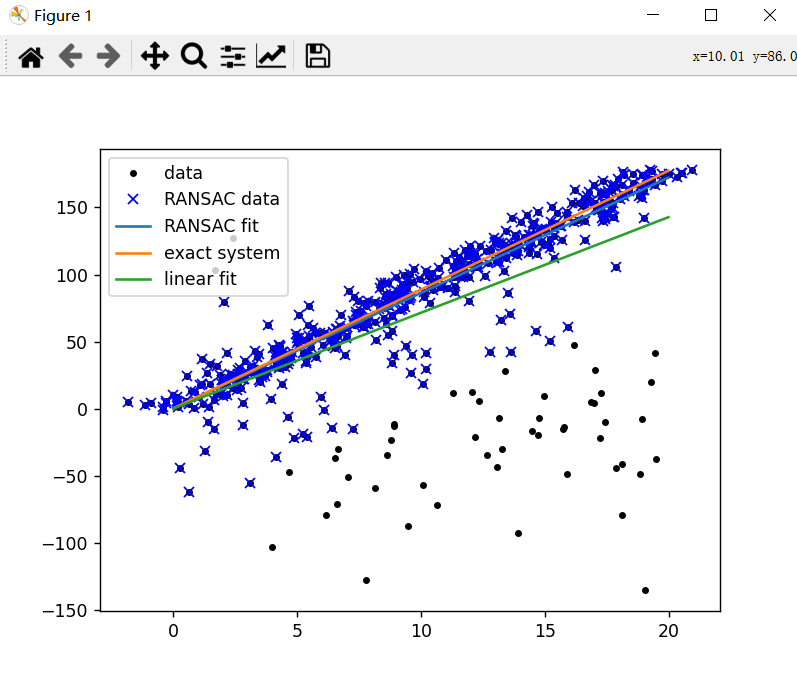

Here is the Python script that generated this plot:
import numpy as np
import scipy as sp
import scipy.linalg as sl


def ransac(data, model, n, k, t, d, debug=False, return_all=False):
    """
    输入:
        data - 样本点
        model - 假设模型:事先自己确定
        n - 生成模型所需的最少样本点  50
        k - 最大迭代次数  1000
        t - 阈值:作为判断点满足模型的条件  7e3
        d - 拟合较好时,需要的样本点最少的个数,当做阈值看待  300
    输出:
        bestfit - 最优拟合解（返回nil,如果未找到）

    iterations = 0
    bestfit = nil #后面更新
    besterr = something really large #后期更新besterr = thiserr
    while iterations < k
    {
        maybeinliers = 从样本中随机选取n个,不一定全是局内点,甚至全部为局外点
        maybemodel = n个maybeinliers 拟合出来的可能符合要求的模型
        alsoinliers = emptyset #满足误差要求的样本点,开始置空
        for (每一个不是maybeinliers的样本点)
        {
            if 满足maybemodel即error < t
                将点加入alsoinliers
        }
        if (alsoinliers样本点数目 > d)
        {
            %有了较好的模型,测试模型符合度
            bettermodel = 利用所有的maybeinliers 和 alsoinliers 重新生成更好的模型
            thiserr = 所有的maybeinliers 和 alsoinliers 样本点的误差度量
            if thiserr < besterr
            {
                bestfit = bettermodel
                besterr = thiserr
            }
        }
        iterations++
    }
    return bestfit
    """
    iterations = 0  # 迭代计数
    bestfit = None  # 最佳匹配
    besterr = np.inf  # 最佳误差,设置默认值  特殊值-它表示无穷大。
    best_inlier_idxs = None  # 最佳内群的idxs
    while iterations < k:  #  k最大迭代次数
        '''
        1.在数据中随机选择一些点设定为内群
        在每次迭代中，进行随机分区并选择数据点：
           使用了`random_partition`函数来对数据进行随机分区。这个函数接受两个参数：`n`表示数据点的总数，`data.shape[0]`表示数据的维度。
                                            这个函数会返回两个列表：`maybe_idxs`(n=50)和`test_idxs`(500-50)，分别表示可能的内群索引和测试点索引。
           具体来说，`random_partition`函数会随机选择一部分数据点作为可能的内群，然后将剩余的数据点作为测试点。在每次迭代中，这些随机选择的索引会被重新生成，
                                            以确保每次迭代都使用不同的数据点进行拟合和测试。
           通过使用随机分区，可以在每次迭代中使用不同的数据点来训练和测试模型，从而提高算法的鲁棒性和泛化能力。
        '''
        # 随机选取 50个内群点索引 [150 410 485 ...]  450个离群点索引 [272 190 104 ...]
        maybe_idxs, test_idxs = random_partition(n, data.shape[0])  # 可能的内群索引和测试点索引
        print('test_idxs = ', test_idxs)
        maybe_inliers = data[maybe_idxs, :]  # 获取size(maybe_idxs)行数据(Xi,Yi)  50个内群点 [[ 1.35171458e+01  1.20891452e+02], [ 1.49500689e+01  1.22343406e+02], [ 5.42782452e+00  4.12638319e+01]...]
        test_points = data[test_idxs]  # 若干行(Xi,Yi)数据点  450个离群点 (500,2) [[ 8.79899064e+00 -2.32684054e+01], [ 1.39586115e+01  1.22994147e+02], [ 1.26526117e+01 -3.44334034e+01]...]
        '''
        2.计算适合内群的模型   maybemodel -> [[7.27365696]]
        使用模型对象`model`对可能的内群数据`maybe_inliers`进行拟合，得到一个新的模型对象`maybemodel`。
        通过拟合可能的内群数据，可以得到一个更准确的模型，然后可以使用这个模型来预测其他数据点的值，或者进行其他相关的分析和处理。
        '''
        maybemodel = model.fit(maybe_inliers)  # 拟合模型
        '''
        3.把其他刚才没选到的点带入到刚才建立的模型中，计算是否为内群。 test_err -> (450,)  [7.61592111e+03 4.60703077e+02 1.59931839e+04 ...]
        计算模型在测试点上的误差。其中，`model`是模型对象，`test_points`是测试点的数据，`maybe_model`是可能的模型。
        `get_error`是模型对象的一个方法，用于计算模型在给定数据上的误差。通过计算模型在测试点上的误差，可以评估模型的性能和精度，
                                     并根据误差的大小来调整模型的参数或选择更适合的模型。
        '''
        test_err = model.get_error(test_points, maybemodel)  # 计算误差:平方和最小
        print('test_err = ', test_err < t)
        ''' 
        `also_idxs = test_idxs[test_err < t]`的意思是，将测试误差小于阈值`t`的测试点索引存储在变量`also_idxs`中。
         这意味着，这些测试点的误差较小，因此可能更适合用于进一步的分析和处理。
         目的是筛选出误差较小的测试点，以便进一步分析这些点的特征，或者用于模型的改进和优化。 also_idxs -> (423,) [190 385 223 ...]
        '''
        also_idxs = test_idxs[test_err < t]
        print('also_idxs = ', also_idxs)
        '''
        从数据矩阵`data`中选择索引为`also_idxs`的行，并将这些行存储在新的矩阵`also_inliers`中。
        具体来说，`data`是一个二维矩阵，它包含了所有的数据点。`also_idxs`是一个一维数组，它包含了测试误差小于阈值`t`的测试点的索引。
        通过使用索引`also_idxs`，代码从`data`中选择了对应的行，并将这些行存储在新的矩阵`also_inliers`中。  
        目的是从原始数据中选择符合条件的测试点，并将这些测试点的行数据存储在`also_inliers`中，以便进行进一步的分析和处理。
        also_inliers -> (413,2) [[ 1.39586115e+01  1.22994147e+02], [ 5.26324827e+00  5.10124649e+01], [ 6.38467532e+00  5.06180268e+01]...]
        '''
        also_inliers = data[also_idxs, :]
        if debug:
            print('test_err.min()', test_err.min())  # 0.007502442446006568
            print('test_err.max()', test_err.max())  # 74936.76344055624
            print('numpy.mean(test_err)', numpy.mean(test_err))
            print('iteration %d:len(alsoinliers) = %d' % (iterations, len(also_inliers)))  # 0  413
        # if len(also_inliers > d):
        print('d = ', d)
        '''
        4. 记下内群数量  
        '''
        if (len(also_inliers) > d):  # 在>d的情况下才进入比较的队列  413 > 300
            '''
            将矩阵maybe_inliers和also_inliers沿着行方向进行连接，得到一个新的矩阵betterdata。连接后的矩阵betterdata的行数是两个原始矩阵的行数之和，列数与原始矩阵的列数相同。
            betterdata -> (463,2) [[ 1.35171458e+01  1.20891452e+02], [ 1.49500689e+01  1.22343406e+02], [ 5.42782452e+00  4.12638319e+01] ...]
            '''
            betterdata = np.concatenate((maybe_inliers, also_inliers))  # 样本连接  内群点 =  50个内群点 + 450个离群点中误差<阈值t的离群点

            '''
            一次比较不错的结果, 重新计算 最佳模型和最佳误差 
            bettermodel -> [[8.31612951]]  better_errs -> (463,2)[7.19293434e+01 3.93349098e+00 1.50129888e+01 ...] 
            '''
            bettermodel = model.fit(betterdata)
            better_errs = model.get_error(betterdata, bettermodel)

            '''
            6. 比较那次计算中内群数量最多，内群数量最多的那次所建的模型就是我们所要求的解
            计算新的误差值`thiserr`，它是连接后的更好数据`betterdata`的误差的平均值。
            具体来说，`np.mean(better_errs)`表示使用`numpy`库中的`mean`函数计算更好数据`betterdata`的误差值`better_errs`的平均值，并将结果赋值给变量`thiserr`。
            '''
            thiserr = np.mean(better_errs)  # 平均误差作为新的误差   float64 742.1489530861047   besterr float inf
            if thiserr < besterr:
                bestfit = bettermodel  # [[8.31612951]]
                besterr = thiserr  # 742.1489530861047
                # 最佳匹配时的 内群点的个数  （463，2） [150 410 485 ...]
                best_inlier_idxs = np.concatenate((maybe_idxs, also_idxs))  # 更新局内点,将新点加入
        iterations += 1
    if bestfit is None:
        raise ValueError("did't meet fit acceptance criteria")
    if return_all:
        return bestfit, {'inliers': best_inlier_idxs}
    else:
        return bestfit


def random_partition(n, n_data):
    """return n random rows of data and the other len(data) - n rows"""
    all_idxs = np.arange(n_data)  # 获取n_data下标索引
    np.random.shuffle(all_idxs)  # 打乱下标索引
    idxs1 = all_idxs[:n]
    idxs2 = all_idxs[n:]
    return idxs1, idxs2


''' 最小二乘法'''
class LinearLeastSquareModel:
    # 最小二乘求线性解,用于RANSAC的输入模型
    def __init__(self, input_columns, output_columns, debug=False):
        self.input_columns = input_columns
        self.output_columns = output_columns
        self.debug = debug

    '''
    函数来执行线性最小二乘拟合。这个函数可以找到一个最佳的线性模型
    x->返回最小平方和向量(在线性方程中代表自变量x的变化率), resids->残差, rank->矩阵的秩, s->均方误差 残差的平方和的平均值。
    '''
    def fit(self, data):
        # np.vstack按垂直方向（行顺序）堆叠数组构成一个新的数组
        A = np.vstack([data[:, i] for i in self.input_columns]).T  # 第一列Xi-->行Xi    按垂直方向（行顺序）堆叠数组构成一个新的数组
        B = np.vstack([data[:, i] for i in self.output_columns]).T  # 第二列Yi-->行Yi   按水平方向（列顺序）堆叠数组构成一个新的数组
        # （A,B）将输入数据和输出数据按行堆叠，形成一个二维数组A和B，以便进行最小二乘法拟合
        x, resids, rank, s = sl.lstsq(A, B)  # residues:残差和
        return x  # 返回最小平方和向量

    '''
    接受两个参数`data`和`model`，并返回一个新的数组`err_per_point`。
    首先，代码使用列表推导式将输入数据`data`按照输入列`self.input_columns`和输出列`self.output_columns`进行分割，
    然后使用`np.vstack`函数将分割后的输入数据按行堆叠，形成一个新的数组`A`。接着，使用`np.vstack`函数将分割后的输出数据按行堆叠，形成一个新的数组`B`。
    然后，代码调用`sp.dot`函数对输入数组`A`和模型`model`进行矩阵乘法，得到计算的输出值`B_fit`。
    最后，代码使用`np.sum`函数计算每个数据点的误差平方和，并将结果存储在`err_per_point`数组中。该数组的维度与输入数据`data`的维度相同，其中每个元素表示对应数据点的误差平方和。
    通过返回`err_per_point`数组，可以进一步分析拟合结果，评估模型的精度和适用性。在实际应用中，误差平方和可以用于评估模型在不同数据点上的拟合效果，以及与其他模型进行比较。
    '''
    def get_error(self, data, model):
        A = np.vstack([data[:, i] for i in self.input_columns]).T  # 第一列Xi-->行Xi
        B = np.vstack([data[:, i] for i in self.output_columns]).T  # 第二列Yi-->行Yi
        B_fit = sp.dot(A, model)  # 计算的y值,B_fit = model.k*A + model.b
        err_per_point = np.sum((B - B_fit) ** 2, axis=1)  # sum squared error per row
        return err_per_point


def test():
    # 生成理想数据
    n_samples = 500  # 样本个数
    n_inputs = 1  # 输入变量个数
    n_outputs = 1  # 输出变量个数
    '''
    A_exact:  变量x 
        `random.random()` 函数来生成一个形状为 (n_samples, n_inputs) 的二维数组，其中每个元素的值都是在 0 到 1 之间均匀分布的随机浮点数。                  
                  因此，`A_exact = 20 * np.random.random((n_samples, n_inputs))` 会将生成的二维数组中的每个元素都乘以 20，得到一个新的二维数组 `A_exact`。
                  其中每个元素的值都是在 0 到 20 之间均匀分布的随机浮点数。
         np.random.random((n, m))
                  其中，n和m是整数，表示生成的随机数数组的行数和列数。这个函数返回一个由随机数组成的二维数组，其中每个随机数的取值范围在 0 到 1 之间，均匀分布。
    A_exact -> shape=(500,1) [[5.95710282e+00], [1.09638407e+01], [1.39324451e+01],...]   
    '''
    A_exact = 20 * np.random.random((n_samples, n_inputs))  # 随机生成0-20之间的500个数据:行向量

    '''
    perfect_fit: 斜率k 
        `random.normal()` 函数来生成一个形状为 (n_inputs, n_outputs) 的二维数组，其中 n_inputs 和 n_outputs 是输入特征和输出特征的数量。
                  因此，`perfect_fit = 60 * np.random.normal( size = (n_inputs, n_outputs) )` 会将生成的二维数组中的每个元素都乘以 60，
                  其中每个元素的值都是在 0 到 60 之间均匀分布(每个元素都是一个服从均值为 0，标准差为 1 的正态分布的)的随机浮点数。
        `np.random.normal()`用于生成一个服从正态分布的随机数数组。正态分布也称为高斯分布，是一种常见的概率分布模型，其特征是中心对称，平均值为 0，标准差为 1。
            函数的语法如下：np.random.normal(mean, std, size) :
            其中，`mean`表示平均值，`std`表示标准差，`size`表示返回的随机数数组的大小。如果`size`为一个整数，则返回一个一维数组；如果`size`为一个元组，则返回一个多维数组。
    perfect_fit -> shape=(1,1) [[8.87969873]]   
    '''
    perfect_fit = 60 * np.random.normal(size=(n_inputs, n_outputs))  # 随机线性度，即随机生成一个斜率
    '''
    假设数学模型为线性回归模型，根据随机生成的变量x(A_exact)和随机生成的"均匀分布"的斜率k(perfect_fit)计算得到y的值(B_exact)
    B_exact: 变量y = k * x 
      A_exact = 500 X 1   perfect_fit = 1 X 1   =》  B_exact = 500 X 1
    B_exact -> shape=(500,1) [[5.28972783e+01], [9.73556025e+01], [1.23715915e+02], ...]
    '''
    B_exact = sp.dot(A_exact, perfect_fit)  # y = x * k

    '''
    加入高斯噪声,最小二乘能很好的处理 生成所有的点（A_noisy, B_noisy）
    A_noisy -> （500，1）[[ 6.45044495e+00], [ 1.16991225e+01], [ 1.41763188e+01]...]
    B_noisy ->  (500,1) [[ 53.36293024], [ 97.86555685], [122.98980501]...]
    '''
    A_noisy = A_exact + np.random.normal(size=A_exact.shape)  # 500 * 1行向量,代表Xi
    B_noisy = B_exact + np.random.normal(size=B_exact.shape)  # 500 * 1行向量,代表Yi

    if 1:
        # 添加"局外点"  100个离群数据 （Xi,Yi）
        n_outliers = 100
        '''
        arange()函数的语法为np.arange(start, stop, step)，其中start表示起始值，stop表示结束值，step表示步长。如果没有指定step，则默认步长为1。
        生成一个从0到A_noisy.shape[0] - 1的整数序列，即从0到A_noisy的行数减1。
        '''
        all_idxs = np.arange(A_noisy.shape[0])  # 获取索引0-499
        '''random.shuffle()函数的语法为np.random.shuffle(x)，其中x是要进行随机重排的数组。'''
        np.random.shuffle(all_idxs)  # 将all_idxs打乱   [0 1 2 ...]-> [379 406 220 ...]
        outlier_idxs = all_idxs[:n_outliers]  # 100个0-500的随机局外点  [379 406 220 ...
        '''
        `np.random.random((n_samples, n_inputs))` 会返回一个形状为 (n_samples, n_inputs) 的二维数组，其中每个元素的值都是在 0 到 1 之间均匀分布的随机浮点数。
        `np.random.normal()`用于生成一个服从正态分布的随机数数组。正态分布也称为高斯分布，是一种常见的概率分布模型，其特征是中心对称，平均值为 0，标准差为 1。
        从500个点中取100个点加入噪声（Xi，Yi）
        A_noisy[outlier_idxs] -> (500,1) [[ 6.45044495e+00], [ 1.16991225e+01], [ 1.57308118e+01]...]
        B_noisy[outlier_idxs] -> (500,1) [[  53.36293024], [  97.86555685], [ -15.45516165]...]
        '''
        A_noisy[outlier_idxs] = 20 * np.random.random((n_outliers, n_inputs))  # 加入噪声和局外点的Xi
        B_noisy[outlier_idxs] = 50 * np.random.normal(size=(n_outliers, n_outputs))  # 加入噪声和局外点的Yi

    # setup model （Xi,Yi）
    '''
    np.hstack()是一个用于在水平方向上连接数组的函数。它将多个数组在水平方向上连接在一起，生成一个新的数组。
    生成所有点500（其中100个设置为离群点）
    all_data -> (500,2) [[ 6.45044495e+00  5.33629302e+01], [ 1.16991225e+01  9.78655569e+01], [ 1.57308118e+01 -1.54551616e+01], ...]
    '''
    all_data = np.hstack((A_noisy, B_noisy))  # 形式([Xi,Yi]....) shape:(500,2)500行2列
    input_columns = range(n_inputs)  # 数组的第一列x:0    range(0,1)
    output_columns = [n_inputs + i for i in range(n_outputs)]  # 数组最后一列y:1   [1]
    debug = False

    # 最小二乘法 算法
    '''
    实例化了一个`LinearLeastSquareModel`类(自定义)，用于实现线性最小二乘回归模型的。根据代码，这个类的实例化过程需要三个参数：
        1. `input_columns`：输入特征的列数。
        2. `output_columns`：输出特征的列数。
        3. `debug`：一个布尔值，用于控制是否启用调试模式。
    model ->  <__main__.LinearLeastSquareModel object at 0x000002B9B8440040>    
    '''
    model = LinearLeastSquareModel(input_columns, output_columns, debug=debug)  # 类的实例化:用最小二乘生成已知模型
    '''
    `linalg.lstsq()` 函数来执行线性最小二乘拟合。这个函数可以找到一个最佳的线性模型，使得模型的预测值与目标值之间的差异最小。
        原型为sp.linalg.lstsq(a, b, rcond='warn')，其中a为系数矩阵的二维数组，b为代表因变量的一维或二维数组，rcond为在计算广义逆矩阵时使用的奇异值截断值。
                            默认情况下，rcond='warn'指的是当遇到很小的奇异值时，会产生警告信息。
                            all_data[:, input_columns]：这是一个二维数组，它包含了所有数据的输入列，指定了要使用的输入特征的列索引。
                            all_data[:, output_columns]：这也是一个二维数组，它包含了所有数据的输出列，指定了要预测的目标变量的列索引
        该函数返回一个包含多个数组的元组，其中包括解x、残差平方和、矩阵的秩以及矩阵的奇异值。
        1. `linear_fit`：这是一个返回的数组，表示最佳的线性模型的参数。 k = [[7.14628212]]
                         在这个例子中，它是一个包含 `input_columns` 个元素的数组。这些元素是模型的斜率，也就是每个输入特征对输出特征的影响程度。
        2. `resids`：这是一个返回的数组，表示模型的残差。残差是模型的预测值与目标值之间的差异。 ri = [1127668.75617866]
                         在这个例子中，它是一个包含 `n_samples` 个元素的数组，其中 `n_samples` 是数据集中的样本数量。
        3. `rank`：这是一个返回的整数，表示矩阵 `all_data[:, input_columns]` 的秩。矩阵的秩是其非零奇异值的数量。 rank = 1 
                         在这个例子中，如果 `rank` 等于 `input_columns`，那么说明矩阵是满秩的，也就是说，输入特征之间是线性无关的。
        4. `s`：这是一个返回的浮点数，表示模型的均方误差（Mean Squared Error，MSE）。MSE 是残差的平方和的平均值，它是模型预测的平均误差程度的度量。 s = [256.19721757]
    这些输出可以用于评估线性拟合的质量，并根据需要进行进一步的分析和处理。
    '''
    linear_fit, resids, rank, s = sp.linalg.lstsq(all_data[:, input_columns], all_data[:, output_columns])

    # run RANSAC 算法
    '''
    RANSAC（Random Sample Consensus，随机抽样一致性）算法，对`all_data`数据进行拟合。其中，`ransac_fit`是拟合结果，`ransac_data`是经过拟合后的数据集。
        RANSAC 算法是一种用于估计数学模型参数的迭代方法，其基本思想是：从一组包含噪声的样本数据中，通过重复抽样，选择使误差最小的样本点来估计模型参数。
        - `all_data`：待拟合的数据集。
        - `model`：拟合的模型，例如直线拟合中的`y=kx+b`。
        - `50`：每次迭代中随机选择的样本数量。
        - `1000`：最大迭代次数。
        - `7e3`：最大误差容忍度。
        - `300`：最小内点数。需要的最小内群点数（停止条件）, 满足时进入比较。
        - `debug=debug`：控制算法的输出，若为`True`则输出调试信息。
        - `return_all=True`：控制算法的返回值，若为`True`则返回所有的拟合结果，否则只返回最佳拟合结果。
    而`ransac_fit`和`ransac_data`是返回的参数，分别表示最佳拟合结果和经过拟合后的数据集。
    '''
    ransac_fit, ransac_data = ransac(all_data, model, 50, 1000, 7e3, 300, debug=debug, return_all=True)

    if 1:
        import pylab

        sort_idxs = np.argsort(A_exact[:, 0])
        A_col0_sorted = A_exact[sort_idxs]  # 秩为2的数组

        if 1:
            pylab.plot(A_noisy[:, 0], B_noisy[:, 0], 'k.', label='data')  # 散点图
            pylab.plot(A_noisy[ransac_data['inliers'], 0], B_noisy[ransac_data['inliers'], 0], 'bx',
                       label="RANSAC data")
        else:
            pylab.plot(A_noisy[non_outlier_idxs, 0], B_noisy[non_outlier_idxs, 0], 'k.', label='noisy data')
            pylab.plot(A_noisy[outlier_idxs, 0], B_noisy[outlier_idxs, 0], 'r.', label='outlier data')

        pylab.plot(A_col0_sorted[:, 0],
                   np.dot(A_col0_sorted, ransac_fit)[:, 0],
                   label='RANSAC fit')
        pylab.plot(A_col0_sorted[:, 0],
                   np.dot(A_col0_sorted, perfect_fit)[:, 0],
                   label='exact system')
        pylab.plot(A_col0_sorted[:, 0],
                   np.dot(A_col0_sorted, linear_fit)[:, 0],
                   label='linear fit')
        pylab.legend()
        pylab.show()


if __name__ == "__main__":
    test()
